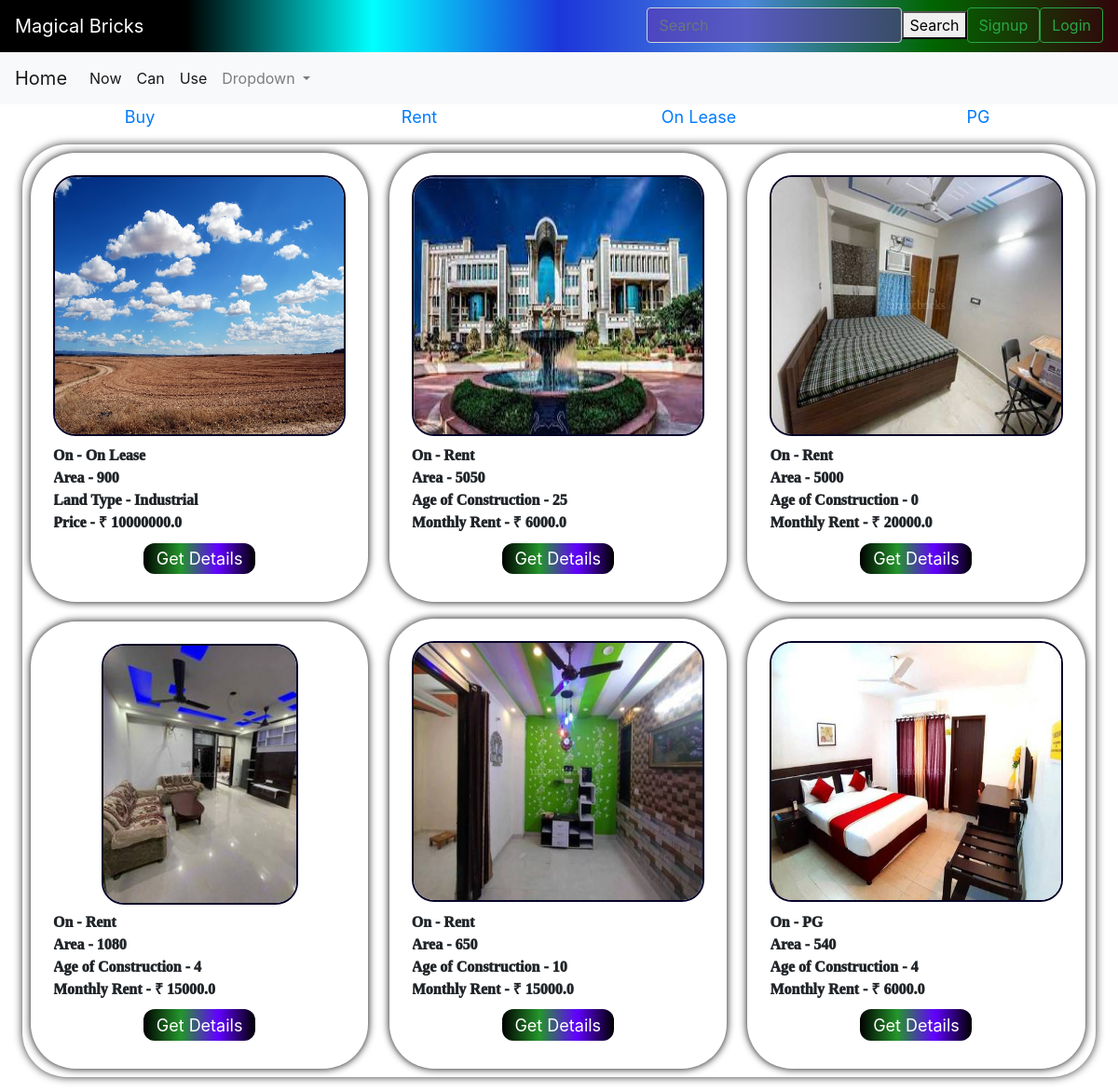
Before: / with the older database file.
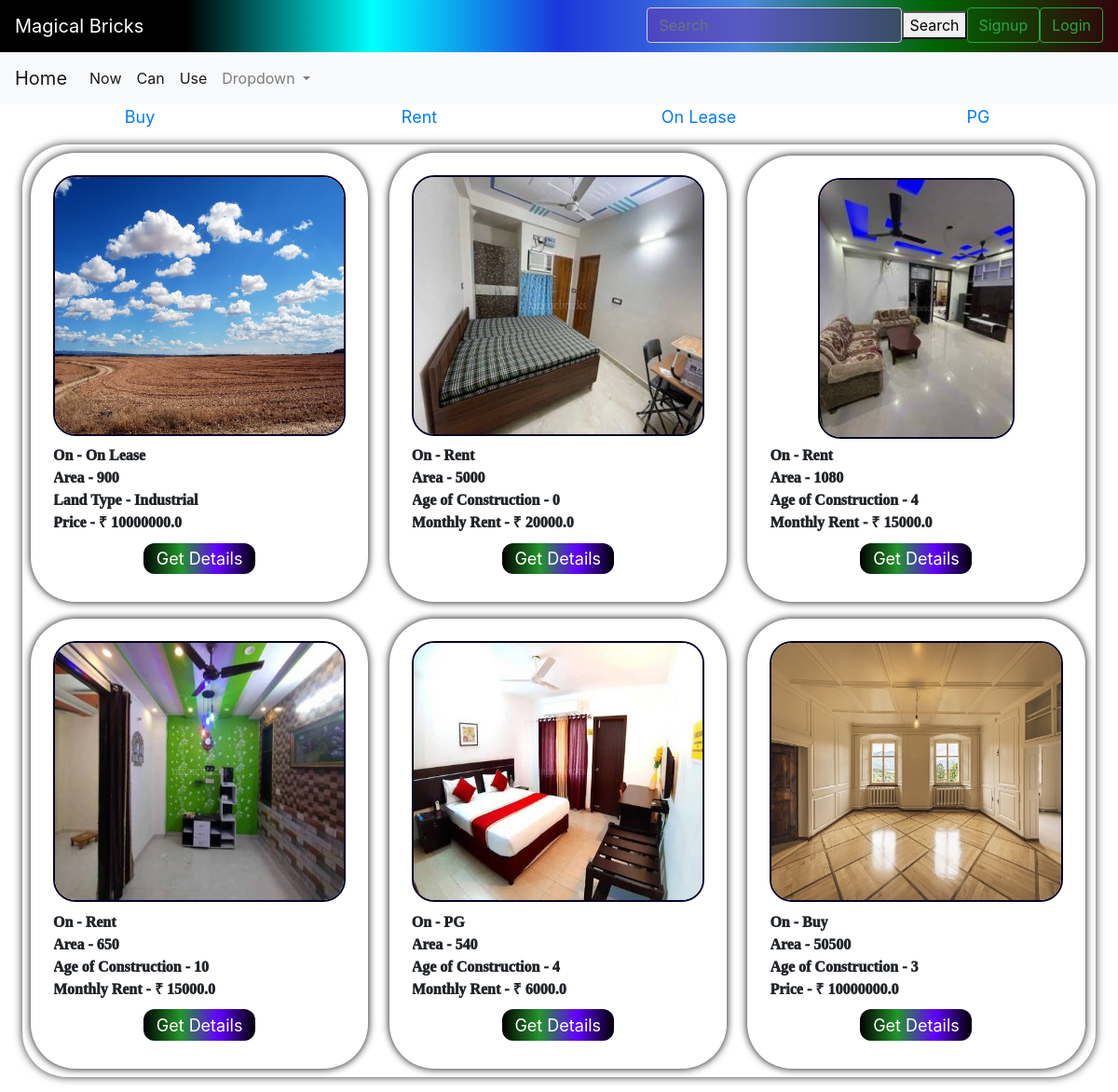
After: the same page with the newer database file.
### bricks/models.py (models this page shows, shortened)
class category(models.Model):
    cat=models.CharField(max_length=50)
    def __str__(self) :
        return self.cat

class land(models.Model):
    name=models.CharField(max_length=500,blank=False,null=True,default=None)
    cat=models.ForeignKey("category", null=True , on_delete=models.CASCADE, default=None)
    owner_phone=models.IntegerField(null=True, blank=False)
    owner_name=models.CharField(max_length=500,blank=False,null=True,default=None)
    owner_mail=models.EmailField(max_length=500,blank=False,null=True)
    area=models.IntegerField(default=0)
    land_type=models.CharField(choices=t_l, max_length=50, default= None, null=True)
    price=models.FloatField(default=0)
    p_type=models.CharField(max_length=10, default="Land")
    address=models.CharField(max_length=200, blank= False, default=None, null=False, unique=True)
    image=models.ImageField(upload_to='images/')

class built(models.Model):
    name=models.CharField(max_length=500,blank=False,null=True,default=None)
    owner_phone=models.IntegerField(null=True, blank=False)
    owner_name=models.CharField(max_length=500,blank=False,null=True,default=None)
    owner_mail=models.EmailField(max_length=500,blank=False,null=True)
    cat=models.ForeignKey("category", null=True , on_delete=models.CASCADE, default=None)
    area=models.IntegerField()
    floors=models.IntegerField()
    status=models.CharField(max_length=50,choices=st)
    faces=models.CharField(choices=direction, max_length=50, blank=False)
    p_type=models.CharField(max_length=10, default="Built")
    furnished_status=models.CharField(max_length=50,choices=state, blank=False, null=True)
    type_of_ownership=models.CharField(max_length=50,choices=too)
    price=models.FloatField(default=0,null=True)
    age=models.IntegerField()
    address=models.CharField(max_length=200, blank= False, default=None, null=True, unique=True)
    image=models.ImageField(upload_to='images/')

### bricks/views.py (the view, shortened to what this page needs)
# urls.py: 2. Add a URL to urlpatterns:  path('', views.home, name='home')
def home(request):
    y=category.objects.all()
    p=land.objects.all()
    q=built.objects.all()
    if request.method== 'GET':
        return render(request,'bricks/home.html',{'signup_form':UserForm(),"obj":p,"obj2":q,"y":y,"login_form":AuthenticationForm()})
    return render(request,'bricks/home.html',{'signup_form':UserForm(),"obj":p,"obj2":q,"y":y,"login_form":AuthenticationForm()})

### bricks/form.py
class UserForm(UserCreationForm):
    first_name = forms.CharField()
    last_name = forms.CharField()
    email = forms.EmailField()
    class Meta:
        model = User
        fields = ('first_name','last_name', 'username', 'email', 'password1' ,'password2' )

### bricks/templates/bricks/home.html (shortened to what this page needs)
<!DOCTYPE html>
<html lang="en">
<head>
  {% load static %}
  <link rel="stylesheet" href="{% static 'bricks/style_home.css' %}" />
</head>
<body>
    {% include "bricks/navbar.html" %}
  <div class="main">
    {% if y %} {% for x in y %}
    <a href="{% url 'properties' %}?category={{x.id}}" id="cat">
      <div class="heading">{{x.cat}}</div>
    </a>
    {% endfor %} {% endif %}
  </div>
  <div class="properties" >
    {% if obj %} {% for y in obj %}
    <div  class="property">
      <div class="imgs"><img  src="{{y.image.url}}" alt=""></div>
      <div class="info_items">On - {{y.cat}}</div>
      <div class="info_items">Area - {{y.area}}</div>
      <div class="info_items">Land Type - {{y.land_type}}</div>
      {% if y.cat.cat == "Rent" or y.cat.cat == "On_lease" %}
      <div class="info_items">Monthly Rent - &#8377 {{y.price}}</div>
      {% else %}
      <div class="info_items">Price - &#8377 {{y.price}}</div>
      {% endif %}
      <a href="{% url 'property_details' y.id %}?p_type={{y.p_type}}" id="details_button">
        <div id="details_button">
          Get Details
        </div>
      </a>
    </div>
    {% endfor %}
    {% endif %}
    {% if obj2 %}
    {% for y in obj2 %}
    <div  class="property">
      <div class="imgs"><img  src="{{y.image.url}}" alt=""></div>
      <div class="info_items">On - {{y.cat}}</div>
      <div class="info_items">Area - {{y.area}}</div>
      <div class="info_items">Age of Construction - {{y.age}}</div>
      {% if y.cat.cat == "Rent" or y.cat.cat == "PG" %}
      <div class="info_items">Monthly Rent - &#8377 {{y.price}}</div>
      {% else %}
      <div class="info_items">Price - &#8377 {{y.price}}</div>
      {% endif %}
      <a href="{% url 'property_details' y.id %}?p_type={{y.p_type}}" id="details_button">
        <div id="details_button">
          Get Details
        </div>
      </a>
    </div>
    {% endfor %}
    {% endif %}
  </div>
</body>
</html>

### bricks/templates/bricks/navbar.html (shortened to what this page needs)
<html>
<head>
  <link rel="stylesheet" href="https://maxcdn.bootstrapcdn.com/bootstrap/4.0.0-beta.2/css/bootstrap.min.css" />
</head>
<body>
  <nav class="navbar navbar-light justify-content-between" style="
  display:block;
        background: linear-gradient(
          90deg,
          #000,
          #000,#00ffff,
          #1c36da,
          #4b87dc,
          #006600,
          #32040b
        );
        animation: gradient 15s ease infinite;
      ">
    <a class="navbar-brand" style="color:white;">Magical Bricks</a>
    {%if user.is_authenticated%}
    <a class="btn btn-primary" type="submit" id="login" href='{%url 'logout_user' %}'
      style="width:fit-content; float:right;">logout</a>
    <p class="px-2 mt-2" style="width:fit-content; float:right; color:white;">Welcome {{user.email}}</p>
    {% else %}
    <button id="login" type="button" class="btn btn-outline-success right-align" data-toggle="modal"
      data-target="#login_div" style="float:inline-end;cursor: pointer;">
      Login
    </button>
    <button id="login" type="button" class="btn btn-outline-success right-align" data-toggle="modal"
      data-target="#signup_div" style="float:inline-end;cursor: pointer;">
      Signup
    </button>
    {% endif %}
    <form class="form-inline" id="search_form">
      <input class="form-control" type="search" placeholder="Search" aria-label="Search" style="
          color:white;
          background: rgba(103,48,167,0.5);
          " />
      <button class="button " class="btn btn-primary" type="submit" id="s_button">
        Search
      </button>
    </form>
  </nav>
  <nav class="navbar navbar-expand-lg navbar-light bg-light">
    <a class="navbar-brand" href="home">Home</a>
    <div class="collapse navbar-collapse" id="navbarSupportedContent" z-index: 0>
      <ul class="navbar-nav mr-auto">
        <li class="nav-item active">
          <a class="nav-link" href="built_details">Now<span class="sr-only">(current)</span></a>
        </li>
        <li class="nav-item active">
          <a class="nav-link" href="land_details">Can</a>
        </li>
        <li class="nav-item active">
          <a class="nav-link" href="#">Use</a>
        </li>
        <li class="nav-item dropdown">
          <a class="nav-link dropdown-toggle" href="#" id="navbarDropdown" role="button" data-toggle="dropdown"
            aria-haspopup="true" aria-expanded="false">
            Dropdown
          </a>
        </li>
      </ul>
    </div>
  </nav>
</body>
</html>

### bricks/static/bricks/style_home.css (style rules this page uses)
.main { display: flex; }
#cat { flex: 1; font-size: 1.5vw; background:linear-gradient(90deg ); }
.heading { margin: auto; justify-content: center; text-align: center; }
.properties { border-color: black; border-width: 1vw; display:block; background-color: #fff; border-radius: 4vw; box-shadow: 0 0 10px rgba(0, 0, 0, 0.8); margin: 2vh 2vw; width:fit-content; max-width: auto; height: fit-content; }
.property { display:inline-block; justify-items: center; background-color: #fff; box-shadow: 0 0 0.75vw rgb(5, 0, 0); border-radius: 4vw; margin: 0.75vw; padding: 3vh 3vh; height: fit-content; width: 31.44%; }
.info_items { display:flex; border-radius: 2vw; overflow: hidden; height: fit-content; box-sizing: border-box; width: 100%; font-family: cursive; font-weight: 1000; }
.imgs { border: 0.2vw solid rgb(6, 4, 40);; border-radius: 2vw; display:inline-flex; overflow: hidden; box-sizing: border-box; width: 100%; height: 35vh; margin-bottom: 3%; }
.imgs>img { width: 100%; object-fit:fill; }
#details_button { text-decoration:none; display:flex; margin: 3% auto; padding:auto; height: 2.5vw; text-align: center; justify-content: center; font-size: 1.5vw;; color:white; width: 10vw; border-radius: 1vw; background:linear-gradient(90deg,rgb(0, 0, 0),rgb(36, 150, 43),rgb(98, 0, 255),rgb(0, 0, 0)); }

### bricks/templates/bricks/navbar.html (style rules this page uses)
#s_button { height: 100%; }
@media only screen and (min-width:600px) { #search_form { float: inline-end; } }

Changed rows visible on the page:
removed built: image (picture), cat "Rent", area "5050", age "25", price "6000.0"
added built: image (picture), cat "Buy", area "50500", age "3", price "10000000.0"
